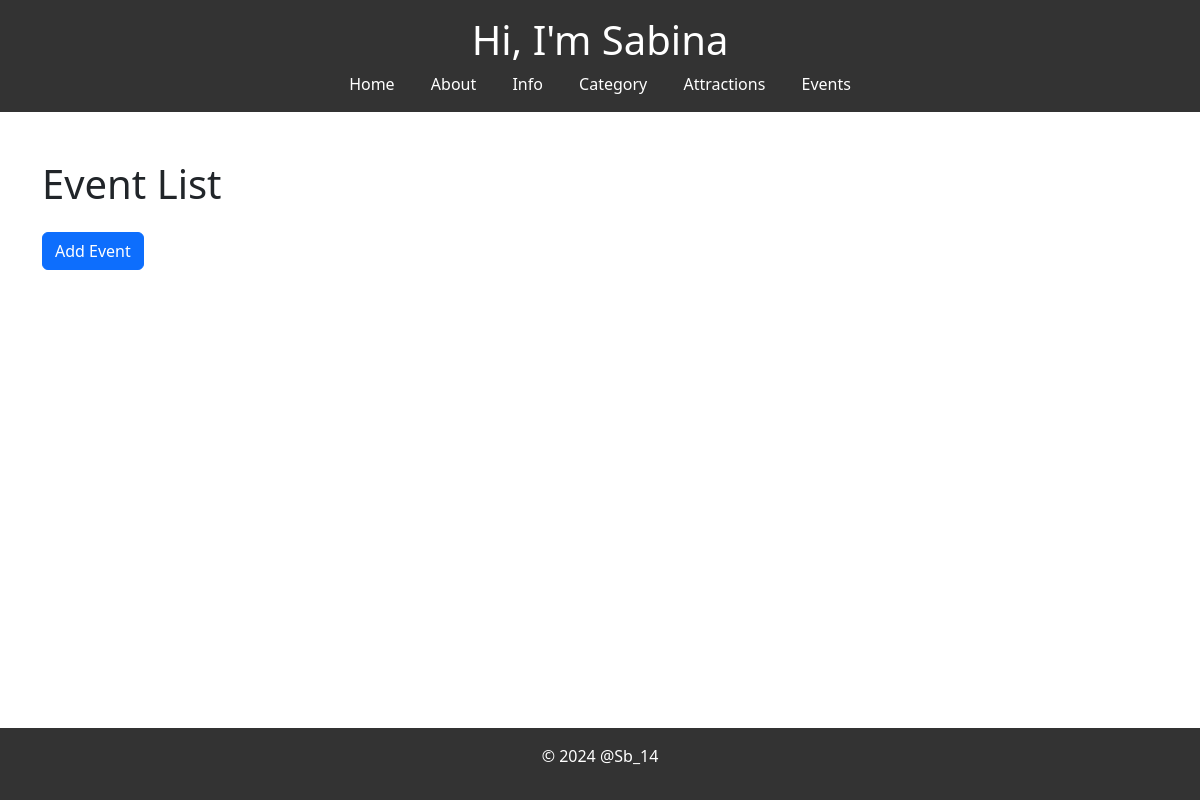
Page /event_list/ on the earlier database version.
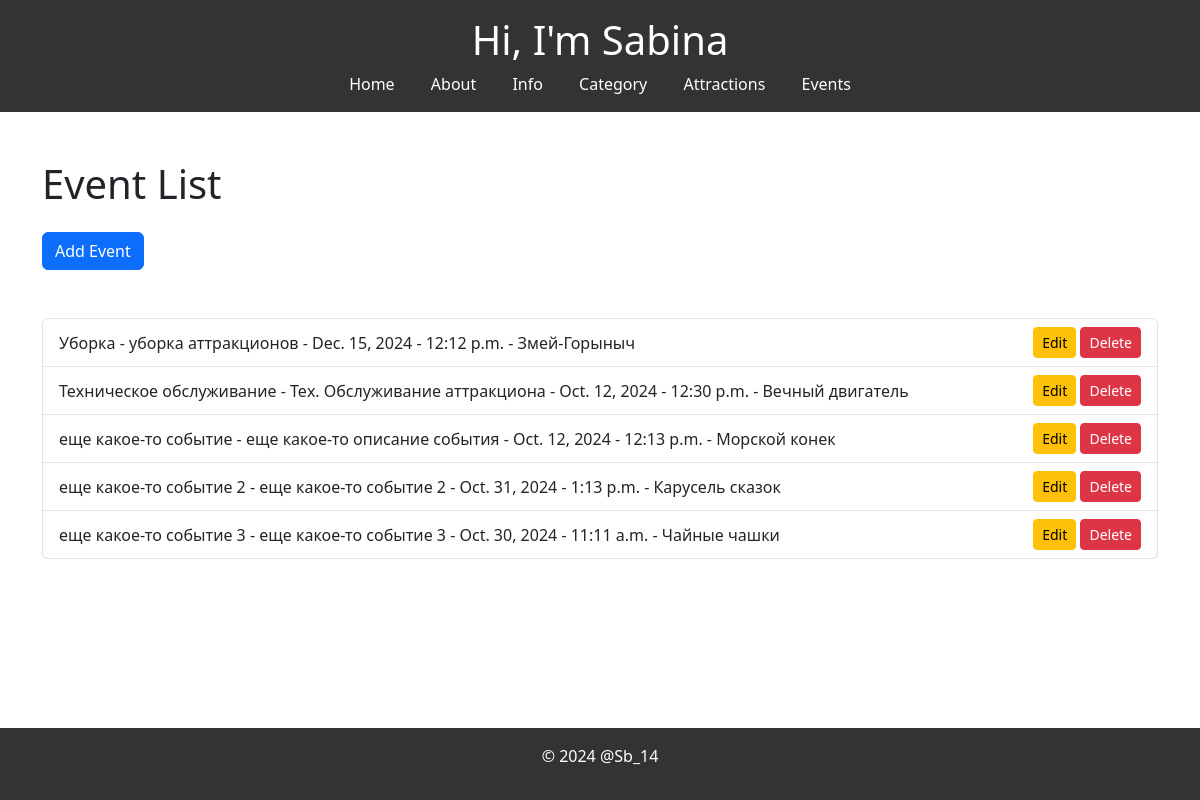
Same page on the later database version.
### myapp/models.py (models this page shows, shortened)
class Event(models.Model):
    name = models.CharField(max_length=100)
    description = models.TextField()
    date = models.DateField()
    time = models.TimeField()
    attraction = models.ForeignKey(Attraction, on_delete=models.CASCADE)
    created_at = models.DateTimeField(auto_now_add=True)

class Attraction(models.Model):
    name = models.CharField(max_length=100)
    description = models.TextField()
    price = models.DecimalField(max_digits=10, decimal_places=2)
    category = models.ForeignKey(Category, on_delete=models.CASCADE)
    created_at = models.DateTimeField(auto_now_add=True)

### myapp/views.py (the view)
# urls.py: path('event_list/', views.event_list, name='event_list'),
def event_list(request):
    events = Event.objects.all()
    form = EventForm()
    return render(request, 'myapp/event_list.html', {'events': events, 'form': form})

### myapp/templates/myapp/event_list.html (shortened to what this page needs)
{% extends 'myapp/layout.html' %}
{% load static %}
{% block body %}
{% include 'myapp/header.html' %}
<div class="container mt-5">
    <h1 class="mb-4">Event List</h1>
    <a href="{% url 'add_event' %}" class="btn btn-primary mb-4">Add Event</a>
    <ul class="list-group mt-4">
        {% for event in events %}
        <li class="list-group-item d-flex justify-content-between align-items-center">
            {{ event.name }} - {{ event.description }} - {{ event.date }} - {{ event.time }} - {{ event.attraction.name }}
            <div>
                <a href="{% url 'edit_event' event.pk %}" class="btn btn-warning btn-sm mr-2">Edit</a>
                <a href="{% url 'delete_event' event.pk %}" class="btn btn-danger btn-sm">Delete</a>
            </div>
        </li>
        {% endfor %}
    </ul>
</div>
{% endblock %}

Differences in the rows shown:
added Event: name "Уборка", description "уборка аттракционов", date "Dec. 15, 2024", time "12:12 p.m.", attraction.name "Змей-Горыныч"
added Event: name "Техническое обслуживание", description "Тех. Обслуживание аттракциона", date "Oct. 12, 2024", time "12:30 p.m.", attraction.name "Вечный двигатель"
added Event: name "еще какое-то событие", description "еще какое-то описание события", date "Oct. 12, 2024", time "12:13 p.m.", attraction.name "Морской конек"
added Event: name "еще какое-то событие 2", description "еще какое-то событие 2", date "Oct. 31, 2024", time "1:13 p.m.", attraction.name "Карусель сказок"
added Event: name "еще какое-то событие 3", description "еще какое-то событие 3", date "Oct. 30, 2024", time "11:11 a.m.", attraction.name "Чайные чашки"
